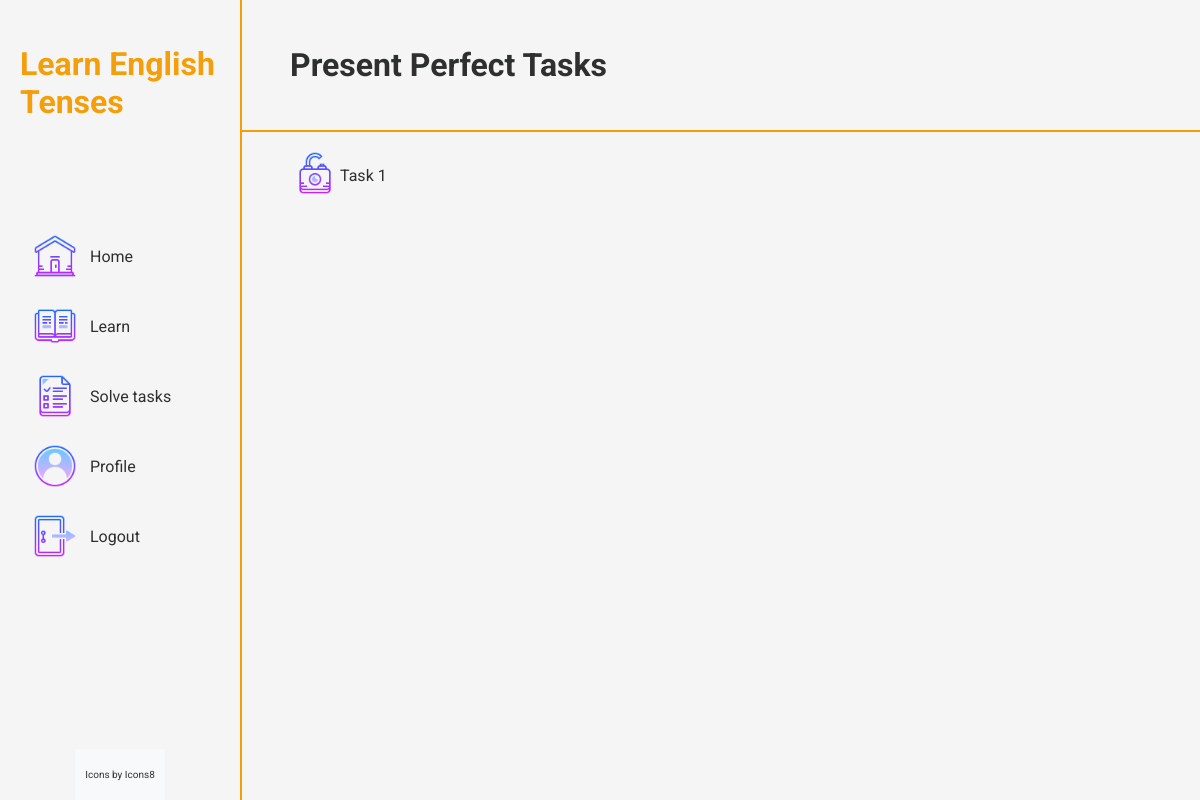
/home/present_perfect/tasks (signed in), run on an earlier commit of the app's database.
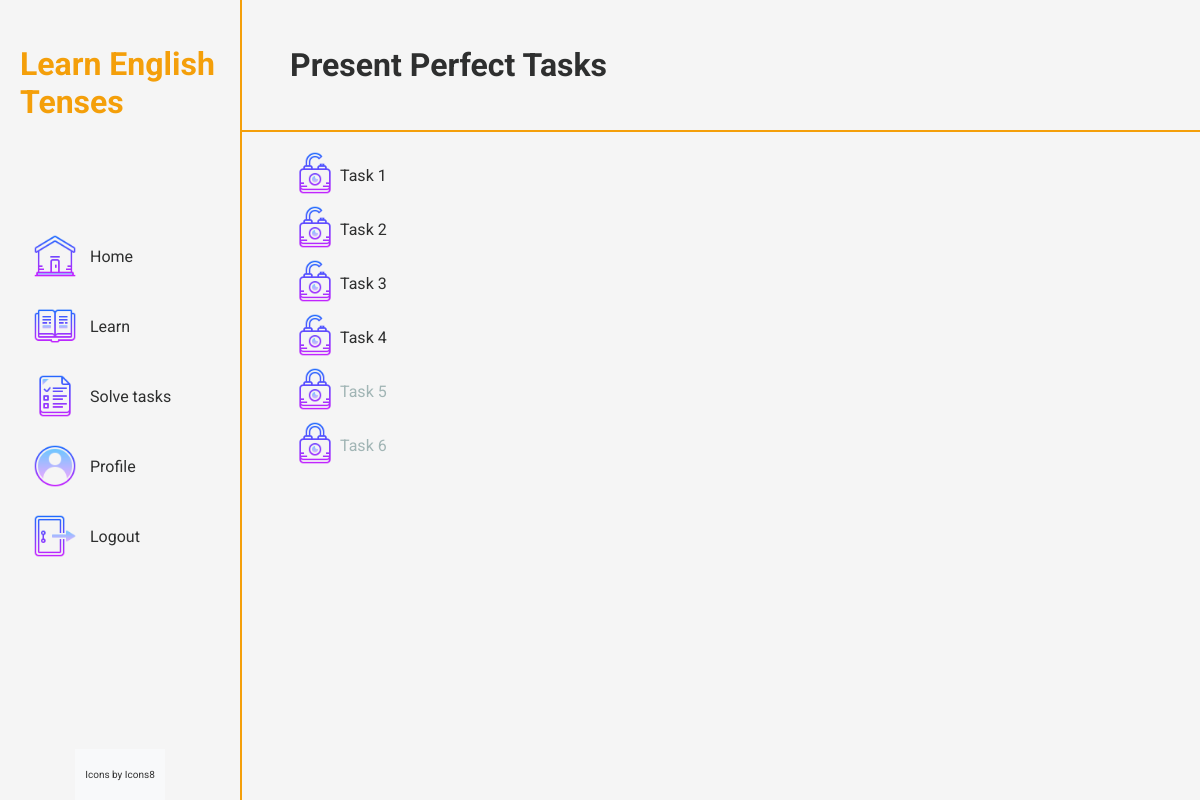
And on a later commit of the database.
### learntenses/models.py (models this page shows, shortened)
class UserTask(models.Model):
    user = models.ForeignKey(UserProfile, on_delete=models.CASCADE)
    task = models.ForeignKey(Task, on_delete=models.CASCADE)
    completed = models.BooleanField(default=False)
    attempts = models.IntegerField(default=0)

class Task(models.Model):
    TENSE_CHOICES = [
        ('PS', 'Present Simple'),
        ('PC', 'Present Continuous'),
        ('PP', 'Present Perfect'),
    ]
    TASK_NAMES = [
        ('1', 'Task 1'),
        ('2', 'Task 2'),
        ('3', 'Task 3'),
        ('4', 'Task 4'),
        ('5', 'Task 5'),
        ('6', 'Task 6')
    ]
    LEVELS = {
        '1' : 1,
        '2' : 2,
        '3' : 3,
        '4' : 4,
        '5' : 5,
        '6' : 6,
    }
    level = models.IntegerField(blank=True, null=True)
    tense = models.CharField(max_length=3, choices=TENSE_CHOICES)
    name = models.CharField(max_length=10, choices=TASK_NAMES)
    sentence = models.CharField(max_length=500)
    words = models.CharField(max_length=500)
    correct_words = models.CharField(max_length=500)
    class Meta:
        unique_together = ('name', 'tense')

### learntenses/views.py (the view)
# urls.py: path('<str:tense_name>/tasks', views.task_list, name='task_list'),
def task_list(request, tense_name):
    tense_mapping = {
        'present_simple': 'PS',
        'present_continuous': 'PC',
        'present_perfect': 'PP',
        'past_simple': 'PaS',
        'past_continuous': 'PaC',
        'past_perfect': 'PaP',
        'future_simple': 'FS',
        'future_continuous': 'FC',
        'future_perfect': 'FP',
    }
    tense_name_mapping = {
        'present_simple': 'Present Simple',
        'present_continuous': 'Present Continuous',
        'present_perfect': 'Present Perfect',
        'past_simple': 'Past Simple',
        'past_continuous': 'Past Continuous',
        'past_perfect': 'Past Perfect',
        'future_simple': 'Future Simple',
        'future_continuous': 'Future Continuous',
        'future_perfect': 'Future Perfect',
    }
    tense = tense_mapping.get(tense_name)
    tasks = Task.objects.filter(tense=tense).order_by('name')
    user_profile = UserProfile.objects.get(user=request.user)
    user_tasks = list(UserTask.objects.filter(user=user_profile, task__in=tasks).order_by('task__name'))
    if user_tasks:
        user_tasks[0].locked = False
        for i in range(1, len(user_tasks)):
            user_tasks[i].locked = not user_tasks[i-1].completed
    return render(request, 'learntenses/task_list.html', {'tasks': tasks, 'user_tasks': user_tasks, 'tense_name': tense_name_mapping.get(tense_name)})

### learntenses/templates/learntenses/task_list.html
{% extends 'learntenses/base.html' %}
{% block extra_css %}
  {% load static %}
  <link rel="stylesheet" href="{% static 'learntenses/styles/task_list.css' %}">
{% endblock %}
{% block content %}
  <div class="tasks-container">
    <div class="tasks-header">
      <h1>{{ tense_name }} Tasks</h1>
    </div>
    <div class="task-list">
      <ul>
        {% for user_task in user_tasks %}
            <li>
              <div class="task-item">
                <div class="task-icon">
                  {% if not user_task.locked %}
                    <img src="{% static 'learntenses/images/unlocked.png' %}" class="task-icon">
                  {% else %}
                    <img src="{% static 'learntenses/images/locked.png' %}" class="task-icon">
                  {% endif %}
                </div>
                <div class="task-name" style="color: {{ user_task.locked|yesno:'#A1B5B5,#2E2F2F' }};">
                  {% if not user_task.locked %}
                    <a href="{% url 'home:task_detail' user_task.task.tense user_task.task.id %}" style="color: inherit;">
                      Task {{ user_task.task.name }}
                    </a>
                  {% else %}
                    Task {{ user_task.task.name }}
                  {% endif %}
                </div>
              </div>
            </li>
        {% endfor %}
      </ul>
    </div>
  </div>
{% endblock %}

### learntenses/templates/learntenses/base.html (shortened to what this page needs)
<!DOCTYPE html>
<html lang="en">
<head>
  {% load static %}
  <link href="{% static 'learntenses/styles/base.css' %}" rel="stylesheet">
  {% block extra_css %}
  {% endblock %}
</head>
<body>
  <div class="container">
    <div class="navigation">
      <h1>Learn English Tenses</h1>
      {% if request.user.is_superuser %}
        <a href="{% url 'admin:index' %}">
          <img class="icon" src="{% static 'learntenses/images/admin-panel.png' %}" alt="">
          Admin Panel
        </a>
        {% if request.user.is_authenticated %}
          <a href="{% url 'home:create_task' %}">
            <img class="icon" src="{% static 'learntenses/images/plus.png' %}" alt="">
            Create tasks
          </a>
          <a href="{% url 'home:manage_tasks' %}">
            <img class="icon" src="{% static 'learntenses/images/manage.png' %}" alt="">
            Manage tasks
          </a>
          <form id="logout-form" method="POST" action="{% url 'home:logout' %}">
            {% csrf_token %}
          </form>
          <a href="#" onclick="document.getElementById('logout-form').submit();">
            <img class="icon" src="{% static 'learntenses/images/logout.png' %}" alt="">
            Logout
          </a>
        {% endif %}
      {% else %}
        <a href="{% url 'home:index' %}">
          <img class="icon" src="{% static 'learntenses/images/home.png' %}" alt="">
          Home
        </a>
        <a href="#" id="learn-tenses">
          <img class="icon" src="{% static 'learntenses/images/learn.png' %}" alt="">
          Learn
        </a>
        <a href="#" id="solve-tasks">
          <img class="icon" src="{% static 'learntenses/images/solve-tasks.png' %}" alt="">
          Solve tasks
        </a>
        <a href="{% url 'home:profile' %}">
          <img class="icon" src="{% static 'learntenses/images/profile.png' %}" alt="">
          Profile
        </a>
        {% if request.user.is_authenticated %}
          <a href="#" onclick="document.getElementById('logout-form').submit();">
            <img class="icon" src="{% static 'learntenses/images/logout.png' %}" alt="">
            Logout
          </a>
        {% endif %}
      {% endif %}
      <div class="icon-credit">
        <p class="small-text">Icons by Icons8</p>
      </div>
    </div>
    <div class="content">
      {% block content %}
      {% endblock %}
    </div>
  </div>
</body>
</html>

### learntenses/static/learntenses/styles/base.css (style rules this page uses)
html, body { height: 100%; margin: 0; padding: 0; }
body { font-family: 'Roboto', sans-serif; margin: 0; padding: 0; background-color: #f5f5f5; }
.container { display: flex; }
.navigation { display: flex; flex-direction: column; justify-content: center; align-items: center; position: fixed; border-right: 2px solid #F49F0A; color: white; padding: 0; margin: 0; width: 20%; height: 100vh; }
.navigation h1 { position: absolute; top: 0; padding-top: 10%; width: 200px; color:#F49F0A; }
.navigation a { color: #2E2F2F; text-decoration: none; padding: 5px; margin-bottom: 8px; width: 180px; border-radius: 20px; display: flex; align-items: center; border: 1px solid transparent; transition: background-color 0.1s ease; }
.icon { width: 50px; padding-right: 10px; }
.content { padding: 0; width: 80%; margin-left: 20%; }
#solve-tasks { position: relative; }
.icon-credit { position: absolute; bottom: 0; background-color: #f8f9fa; color: #333; padding: 10px; text-align: center; }
.small-text { font-size: 10px; color: #333; text-align: center; }

### learntenses/static/learntenses/styles/task_list.css (style rules this page uses)
.tasks-header { display:flex; flex-direction: row; justify-content: space-between; align-items: center; border-bottom: 2px solid #F49F0A; padding-left: 50px; height: 130px; color: #2E2F2F; }
.task-list { padding-left: 50px; }
.task-icon { width: 50px; }
ul { list-style-type: none; padding: 0; }
.task-name a { text-decoration: none; }
.task-item { display: flex; align-items: center; }

What changed in the data, as far as the page shows it:
added UserTask: task.name "2"
added UserTask: task.name "3"
added UserTask: task.name "4"
added UserTask: task.name "5"
added UserTask: task.name "6"
